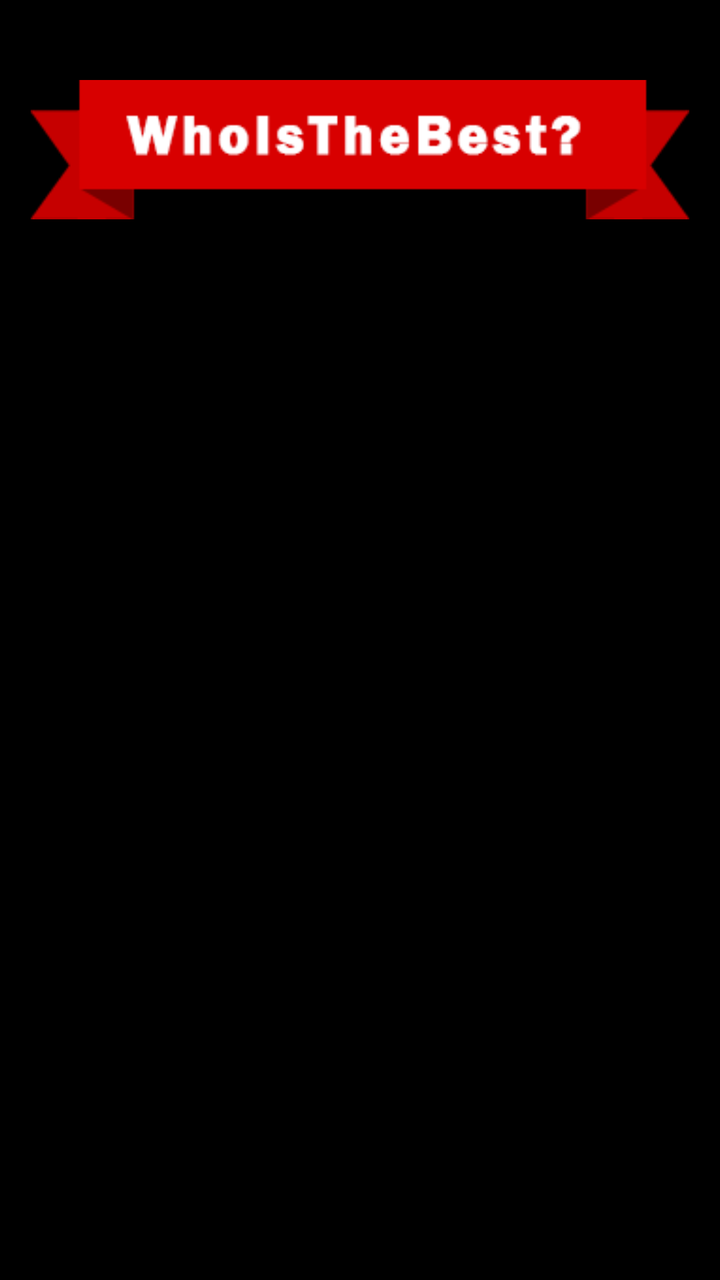
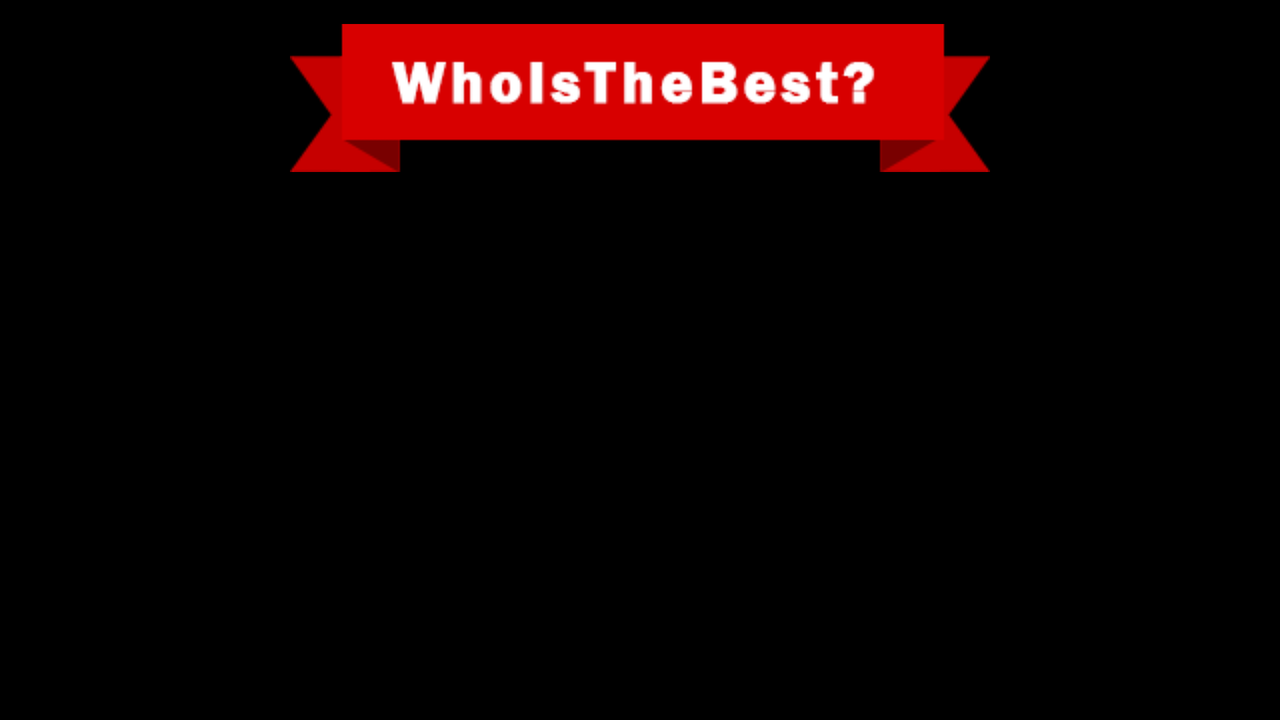

The same Android screen from two of the app's own layout files: first res/layout/ as a phone draws it, then the repository's variant for another configuration, drawn on a device whose configuration selects that folder. Both files follow.
<!-- AndroidManifest.xml: application theme AppTheme -->
<!-- res/layout/witb_start_layout.xml -->
<?xml version="1.0" encoding="utf-8"?>
<RelativeLayout xmlns:android="http://schemas.android.com/apk/res/android"
    android:layout_width="match_parent"
    android:layout_height="match_parent"
    android:background="@color/colorNoir"
    android:orientation="vertical" >

    <LinearLayout
        android:layout_width="match_parent"
        android:layout_height="match_parent"
        android:background="@drawable/witb_authentification_bg"
        android:orientation="vertical"
        android:gravity="center_horizontal">


        
        <ImageView
            android:id="@+id/imageView1"
            android:layout_width="wrap_content"
            android:layout_height="wrap_content"
            android:layout_alignParentTop="true"
            android:layout_centerHorizontal="true"
            android:padding="0dp"
            android:layout_marginTop="40dp"
            android:layout_marginLeft="15dp"
            android:layout_marginRight="15dp"
            android:src="@drawable/image_ribon_whoisthebest"
            android:contentDescription="@string/imageRibbonDesc"
            android:adjustViewBounds="true" />
        


    </LinearLayout>

</RelativeLayout>
<!-- resources referenced by this layout -->
<resources>
  <color name="colorNoir">#000000</color>
  <!-- drawable image_ribon_whoisthebest: png bitmap (drawable, 106473 bytes) -->
  <string name="imageRibbonDesc">LoginImageRibbon</string>
  <style name="AppTheme" parent="android:Theme.Light.NoTitleBar">
          <item name="android:windowNoTitle">true</item>
          <item name="android:textViewStyle">@style/textregular</item>
          <item name="android:imageButtonStyle">@style/Theme.Transparent</item>
  
          
          <item name="android:windowAnimationStyle">@style/MyActivityAnimations</item>
      </style>
  <style name="textregular" parent="@android:style/TextAppearance">
  		<item name="android:layout_width">wrap_content</item>
  		<item name="android:layout_height">wrap_content</item>
  		<item name="android:textStyle">normal</item>
  	</style>
  <style name="Theme.Transparent" parent="android:Theme">
        	<item name="android:gravity">right</item>
  		<item name="android:layout_width">wrap_content</item>
  		<item name="android:layout_weight">1.3</item>
  	  	<item name="android:windowIsTranslucent">true</item>
  	  	<item name="android:windowBackground">@android:color/transparent</item>
  	  	<item name="android:windowContentOverlay">@null</item>
  	  	<item name="android:windowNoTitle">true</item>
          <item name="android:windowAnimationStyle">@style/MyActivityAnimations</item>
  	  	<item name="android:backgroundDimEnabled">false</item>
  	</style>
  <style name="MyActivityAnimations" parent="@android:style/Animation.Activity">
          <item name="android:activityOpenEnterAnimation">@anim/fadein</item>
          <item name="android:activityOpenExitAnimation">@anim/fadeout</item>
          <item name="android:activityCloseEnterAnimation">@anim/fadein</item>
          <item name="android:activityCloseExitAnimation">@anim/fadeout</item>
          <item name="android:taskOpenEnterAnimation">@anim/fadein</item>
          <item name="android:taskOpenExitAnimation">@anim/fadeout</item>
          <item name="android:taskCloseEnterAnimation">@anim/fadein</item>
          <item name="android:taskCloseExitAnimation">@anim/fadeout</item>
          <item name="android:taskToFrontEnterAnimation">@anim/fadein</item>
          <item name="android:taskToFrontExitAnimation">@anim/fadeout</item>
          <item name="android:taskToBackEnterAnimation">@anim/fadein</item>
          <item name="android:taskToBackExitAnimation">@anim/fadeout</item>
          <item name="android:wallpaperOpenEnterAnimation">@anim/fadein</item>
          <item name="android:wallpaperOpenExitAnimation">@anim/fadeout</item>
          <item name="android:wallpaperCloseEnterAnimation">@anim/fadein</item>
          <item name="android:wallpaperCloseExitAnimation">@anim/fadeout</item>
          <item name="android:wallpaperIntraOpenEnterAnimation">@anim/fadein</item>
          <item name="android:wallpaperIntraOpenExitAnimation">@anim/fadeout</item>
          <item name="android:wallpaperIntraCloseEnterAnimation">@anim/fadein</item>
          <item name="android:wallpaperIntraCloseExitAnimation">@anim/fadeout</item>
      </style>
</resources>
<!-- res/layout-land/witb_start_layout.xml (the repository's variant of the layout above) -->
<!-- drawn on the phone turned sideways -->
<?xml version="1.0" encoding="utf-8"?>
<RelativeLayout xmlns:android="http://schemas.android.com/apk/res/android"
    android:layout_width="match_parent"
    android:layout_height="match_parent"
    android:background="@color/colorNoir"
    android:orientation="vertical" >

    <LinearLayout xmlns:android="http://schemas.android.com/apk/res/android"
    android:layout_width="match_parent"
    android:layout_height="match_parent"
    android:background="@drawable/witb_authentification_bg_land"
    android:orientation="vertical"
    android:gravity="center_horizontal">


    
    <ImageView
        android:id="@+id/imageView1"
        android:layout_width="wrap_content"
        android:layout_height="wrap_content"
        android:layout_alignParentTop="true"
        android:padding="0dp"
        android:layout_marginTop="12dp"
        android:src="@drawable/image_ribon_whoisthebest"
        android:contentDescription="@string/imageRibbonDesc"
        android:adjustViewBounds="true" />
    


    </LinearLayout>
</RelativeLayout>
